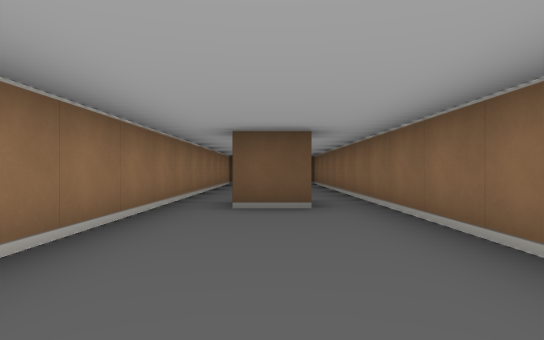
[1] (above)

17 first-person views from a walk through a cub3D maze. The camera is about half as high as the walls, looks level and sees 75° across. The floor is counted in squares. Each view is taken from the middle of a square. On the plan, view 1 faces up. The plan holds only what a view shows up to about 9 squares ahead; the rest is blank.

[2]
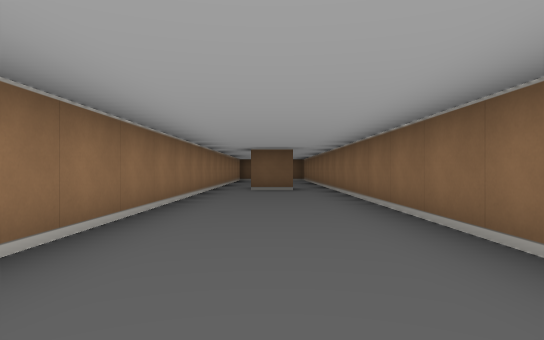

[3]
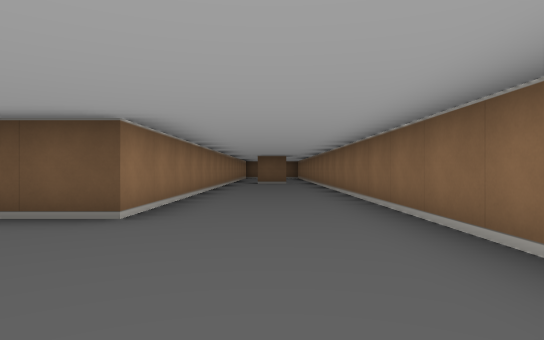

[4]
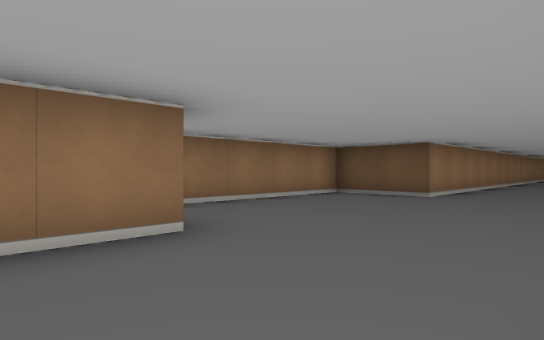

[5]
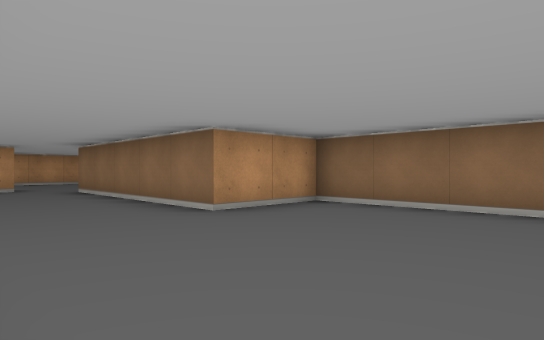

[6]
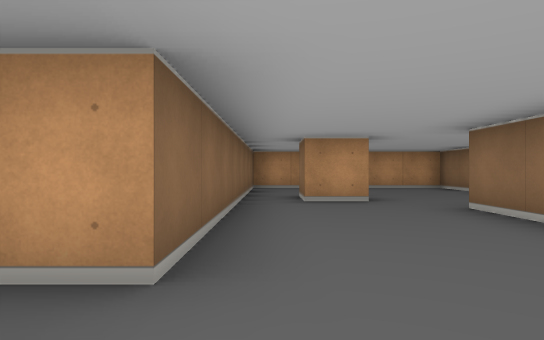

[7]
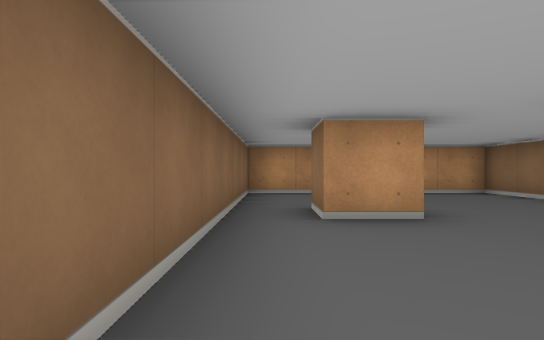

[8]
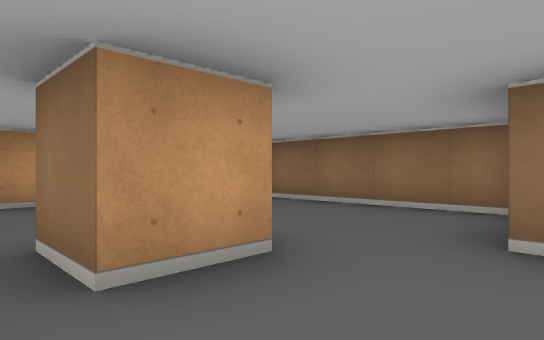

[9]
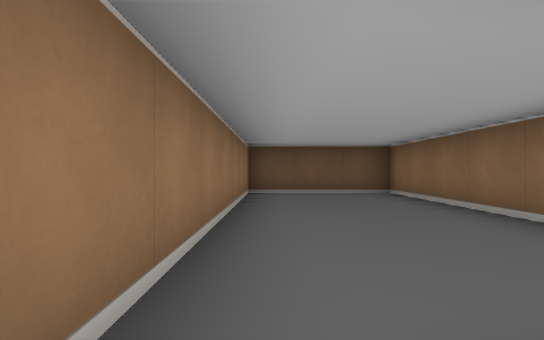

[10]
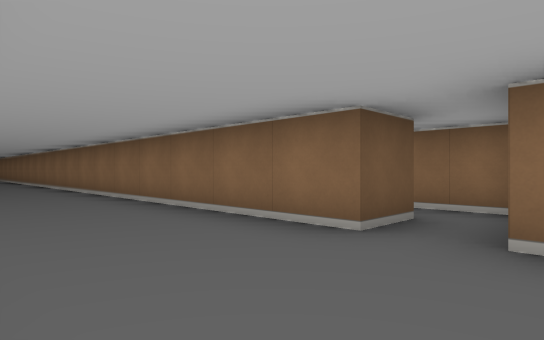

[11]
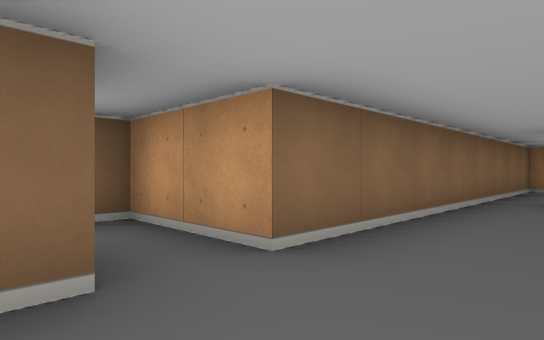

[12]
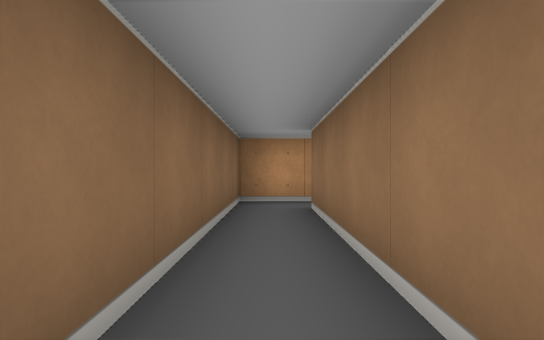

[13]
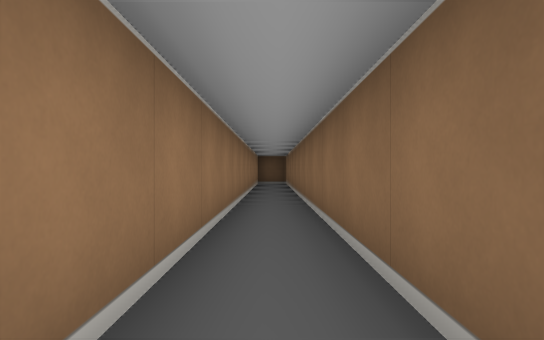

[14]
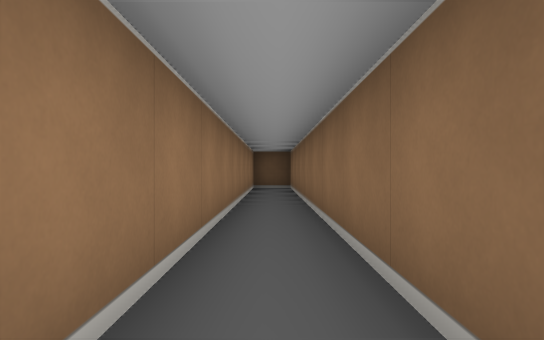

[15]
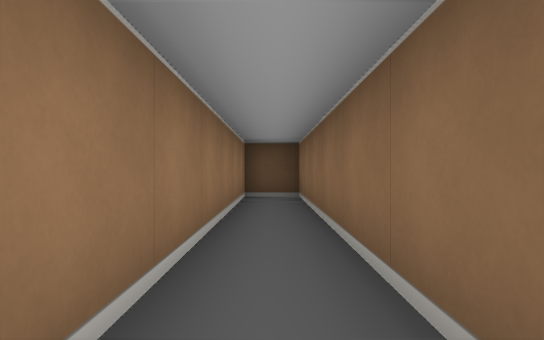

[16]
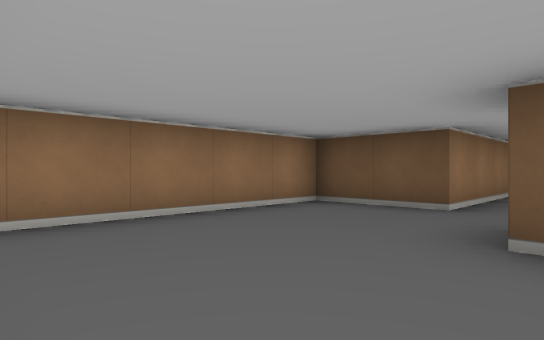

[17]
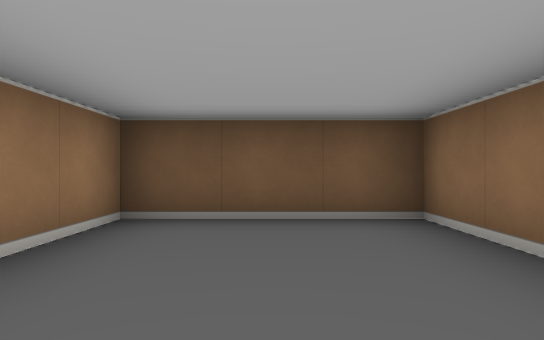

### Floor plan
Points are (right, up) in squares from view 1. A wall is a line through its corners. A room is listed if a view was taken in it or the views show most of it. See-through windows are left out.
Room 1 (views 1, 2, 3, 4, 5, 6, 7, 8, 9, 10, 11, 16, 17)
walls: (2.5, -10.5) (1.5, -10.5) (1.5, 12.5) (-1.5, 12.5) (-1.5, -4.5) (-3.5, -4.5) (-3.5, -9.5) (-1.5, -9.5) (-1.5, -14.5) (-3.5, -14.5) (-3.5, -19.5) (-2.1, -19.5); (0.6, 4.5) (-0.5, 4.5); (-0.6, -15.5) (0.5, -15.5) (0.5, -16.5); (-0.1, -19.5) (1.5, -19.5) (1.5, -11.5) (2.5, -11.5)
ways out: opening at (2, -11) to room 2
Room 2 (views 12, 13, 14, 15)
walls: (2.5, -11.5) (3.5, -11.5) (3.5, 3.5) (2.5, 3.5) (2.5, -10.5)
ways out: opening at (2, -11) to room 1

Where each view was taken, in squares from view 1:
view 1: 0 up, 0 right, facing up
view 2: 4 down, 0 right, facing up
view 3: 8 down, 0 right, facing up
view 4: 11 down, 1 right, facing up-left
view 5: 6 down, 1 right, facing down-left
view 6: 10 down, 1 right, facing down
view 7: 12 down, 1 right, facing down
view 8: 14 down, 1 right, facing down-left
view 9: 5 up, 1 left, facing up
view 10: 12 down, 1 left, facing up-right
view 11: 10 down, 0 right, facing down-right
view 12: 6 down, 3 right, facing down
view 13: 9 down, 3 right, facing up
view 14: 6 down, 3 right, facing up
view 15: 3 down, 3 right, facing up
view 16: 19 down, 0 right, facing up-left
view 17: 9 up, 0 right, facing up
